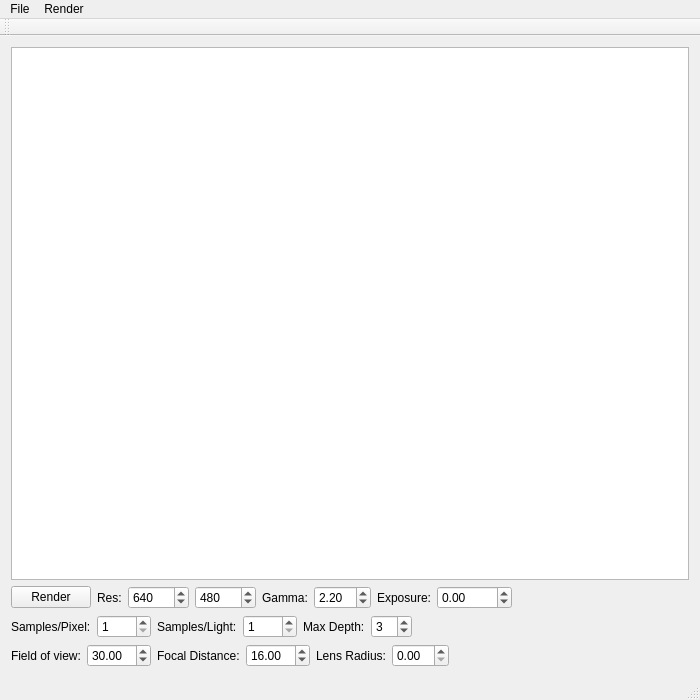
<?xml version="1.0" encoding="UTF-8"?>
<ui version="4.0">
 <class>MainWindow</class>
 <widget class="QMainWindow" name="MainWindow">
  <property name="geometry">
   <rect>
    <x>0</x>
    <y>0</y>
    <width>700</width>
    <height>700</height>
   </rect>
  </property>
  <property name="windowTitle">
   <string>MainWindow</string>
  </property>
  <widget class="QWidget" name="centralWidget">
   <layout class="QVBoxLayout" name="verticalLayout">
    <item>
     <widget class="QGraphicsView" name="renderGraphicsView"/>
    </item>
    <item>
     <layout class="QHBoxLayout" name="horizontalLayout">
      <item>
       <widget class="QPushButton" name="renderButton">
        <property name="text">
         <string>Render</string>
        </property>
       </widget>
      </item>
      <item>
       <widget class="QLabel" name="resolutionLabel">
        <property name="text">
         <string>Res:</string>
        </property>
       </widget>
      </item>
      <item>
       <widget class="QSpinBox" name="widthSpinBox">
        <property name="minimum">
         <number>1</number>
        </property>
        <property name="maximum">
         <number>16384</number>
        </property>
        <property name="value">
         <number>640</number>
        </property>
       </widget>
      </item>
      <item>
       <widget class="QSpinBox" name="heightSpinBox">
        <property name="minimum">
         <number>1</number>
        </property>
        <property name="maximum">
         <number>16384</number>
        </property>
        <property name="value">
         <number>480</number>
        </property>
       </widget>
      </item>
      <item>
       <widget class="QLabel" name="gammaLabel">
        <property name="text">
         <string>Gamma:</string>
        </property>
       </widget>
      </item>
      <item>
       <widget class="QDoubleSpinBox" name="gammaSpinBox">
        <property name="minimum">
         <double>0.010000000000000</double>
        </property>
        <property name="value">
         <double>2.200000000000000</double>
        </property>
       </widget>
      </item>
      <item>
       <widget class="QLabel" name="exposureLabel">
        <property name="text">
         <string>Exposure:</string>
        </property>
       </widget>
      </item>
      <item>
       <widget class="QDoubleSpinBox" name="exposureSpinBox">
        <property name="minimum">
         <double>-1000.000000000000000</double>
        </property>
        <property name="maximum">
         <double>1000.000000000000000</double>
        </property>
        <property name="singleStep">
         <double>0.100000000000000</double>
        </property>
       </widget>
      </item>
      <item>
       <spacer name="horizontalSpacer">
        <property name="orientation">
         <enum>Qt::Horizontal</enum>
        </property>
        <property name="sizeHint" stdset="0">
         <size>
          <width>40</width>
          <height>20</height>
         </size>
        </property>
       </spacer>
      </item>
     </layout>
    </item>
    <item>
     <layout class="QHBoxLayout" name="horizontalLayout_2">
      <item>
       <widget class="QLabel" name="pixelSamplesLabel">
        <property name="text">
         <string>Samples/Pixel:</string>
        </property>
       </widget>
      </item>
      <item>
       <widget class="QSpinBox" name="pixelSamplesSpinBox">
        <property name="minimum">
         <number>1</number>
        </property>
        <property name="maximum">
         <number>9999</number>
        </property>
       </widget>
      </item>
      <item>
       <widget class="QLabel" name="lightSamplesLabel">
        <property name="text">
         <string>Samples/Light:</string>
        </property>
       </widget>
      </item>
      <item>
       <widget class="QSpinBox" name="lightSamplesSpinBox">
        <property name="minimum">
         <number>1</number>
        </property>
        <property name="maximum">
         <number>9999</number>
        </property>
       </widget>
      </item>
      <item>
       <widget class="QLabel" name="rayDepthLabel">
        <property name="text">
         <string>Max Depth:</string>
        </property>
       </widget>
      </item>
      <item>
       <widget class="QSpinBox" name="rayDepthSpinBox">
        <property name="value">
         <number>3</number>
        </property>
       </widget>
      </item>
      <item>
       <spacer name="horizontalSpacer_2">
        <property name="orientation">
         <enum>Qt::Horizontal</enum>
        </property>
        <property name="sizeHint" stdset="0">
         <size>
          <width>40</width>
          <height>20</height>
         </size>
        </property>
       </spacer>
      </item>
     </layout>
    </item>
    <item>
     <layout class="QHBoxLayout" name="horizontalLayout_3">
      <property name="topMargin">
       <number>0</number>
      </property>
      <property name="bottomMargin">
       <number>0</number>
      </property>
      <item>
       <widget class="QLabel" name="camFovLabel">
        <property name="text">
         <string>Field of view:</string>
        </property>
       </widget>
      </item>
      <item>
       <widget class="QDoubleSpinBox" name="camFovSpinBox">
        <property name="minimum">
         <double>0.010000000000000</double>
        </property>
        <property name="maximum">
         <double>179.990000000000009</double>
        </property>
        <property name="value">
         <double>30.000000000000000</double>
        </property>
       </widget>
      </item>
      <item>
       <widget class="QLabel" name="focalDistanceLabel">
        <property name="text">
         <string>Focal Distance:</string>
        </property>
       </widget>
      </item>
      <item>
       <widget class="QDoubleSpinBox" name="focalDistanceSpinBox">
        <property name="maximum">
         <double>999.990000000000009</double>
        </property>
        <property name="singleStep">
         <double>0.100000000000000</double>
        </property>
        <property name="value">
         <double>16.000000000000000</double>
        </property>
       </widget>
      </item>
      <item>
       <widget class="QLabel" name="lensRadiusLabel">
        <property name="text">
         <string>Lens Radius:</string>
        </property>
       </widget>
      </item>
      <item>
       <widget class="QDoubleSpinBox" name="lensRadiusSpinBox">
        <property name="singleStep">
         <double>0.010000000000000</double>
        </property>
        <property name="value">
         <double>0.000000000000000</double>
        </property>
       </widget>
      </item>
      <item>
       <spacer name="horizontalSpacer_3">
        <property name="orientation">
         <enum>Qt::Horizontal</enum>
        </property>
        <property name="sizeHint" stdset="0">
         <size>
          <width>40</width>
          <height>20</height>
         </size>
        </property>
       </spacer>
      </item>
     </layout>
    </item>
   </layout>
  </widget>
  <widget class="QMenuBar" name="menuBar">
   <property name="geometry">
    <rect>
     <x>0</x>
     <y>0</y>
     <width>700</width>
     <height>19</height>
    </rect>
   </property>
   <widget class="QMenu" name="menuFile">
    <property name="title">
     <string>File</string>
    </property>
    <addaction name="actionQuit"/>
   </widget>
   <widget class="QMenu" name="menuRender">
    <property name="title">
     <string>Render</string>
    </property>
    <addaction name="actionRender_Scene"/>
   </widget>
   <addaction name="menuFile"/>
   <addaction name="menuRender"/>
  </widget>
  <widget class="QToolBar" name="mainToolBar">
   <attribute name="toolBarArea">
    <enum>TopToolBarArea</enum>
   </attribute>
   <attribute name="toolBarBreak">
    <bool>false</bool>
   </attribute>
  </widget>
  <widget class="QStatusBar" name="statusBar"/>
  <action name="actionQuit">
   <property name="text">
    <string>Quit</string>
   </property>
   <property name="shortcut">
    <string>Ctrl+Q</string>
   </property>
  </action>
  <action name="actionRender_Scene">
   <property name="text">
    <string>Render Scene</string>
   </property>
   <property name="shortcut">
    <string>Ctrl+R</string>
   </property>
  </action>
 </widget>
 <layoutdefault spacing="6" margin="11"/>
 <resources/>
 <connections>
  <connection>
   <sender>actionRender_Scene</sender>
   <signal>triggered()</signal>
   <receiver>renderButton</receiver>
   <slot>click()</slot>
   <hints>
    <hint type="sourcelabel">
     <x>-1</x>
     <y>-1</y>
    </hint>
    <hint type="destinationlabel">
     <x>49</x>
     <y>418</y>
    </hint>
   </hints>
  </connection>
 </connections>
</ui>
